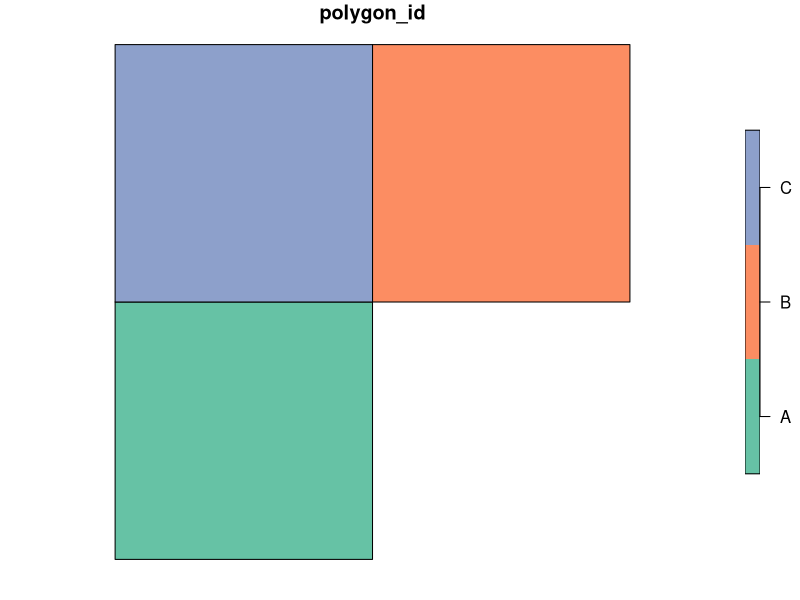
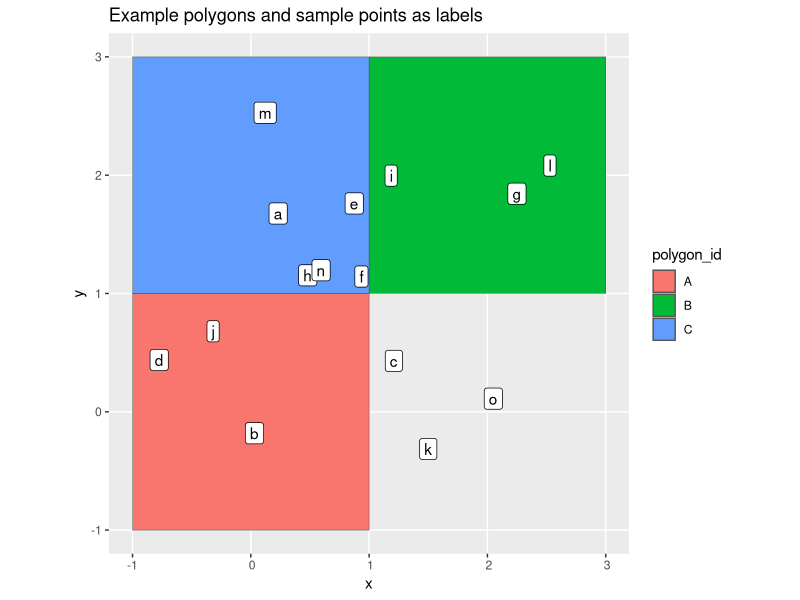
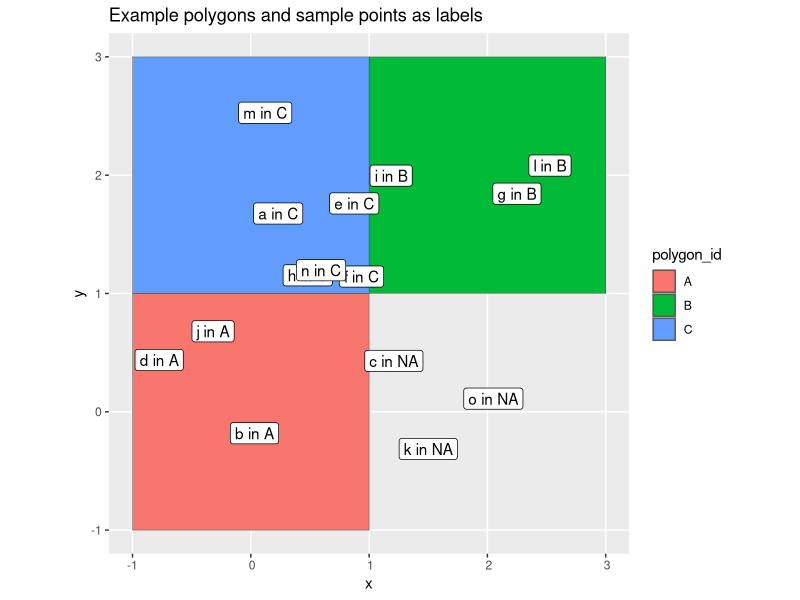

These figures' R source, in order:
## ---- chunk 1
# Load two necessary packages
library(tidyverse)
library(sf)
## ---- chunk 2
b0 <- st_polygon(list(rbind(c(-1,-1), c(1,-1), c(1,1), c(-1,1), c(-1,-1))))
b1 <- b0 + 2
b2 <- b0 + c(0, 2)
## ---- chunk 3
polygons_sf <- st_sf(polygon_id  = LETTERS[1:3],
                     geometry = st_sfc(b0, b1, b2))

plot(polygons_sf['polygon_id'])
## ---- chunk 4
set.seed(100)
points_col <- st_sample(st_as_sfc(st_bbox(polygons_sf)), 15)

points_sf <- st_sf(point_id = letters[1:15],
                geometry = points_col)

ggplot() +
  geom_sf(aes(fill = polygon_id), data = polygons_sf) +
  geom_sf_label(aes(label = point_id), data = points_sf) +
  labs(title = 'Example polygons and sample points as labels')
## ---- chunk 5
points_with_polygonID <- st_join(points_sf,
                                 polygons_sf) %>% 
  mutate(point_poly_id = paste(point_id, polygon_id, sep = ' in '))

ggplot() +
  geom_sf(aes(fill = polygon_id), data = polygons_sf) +
  geom_sf_label(aes(label = point_poly_id), data = points_with_polygonID) +
  labs(title = 'Example polygons and sample points as labels')
